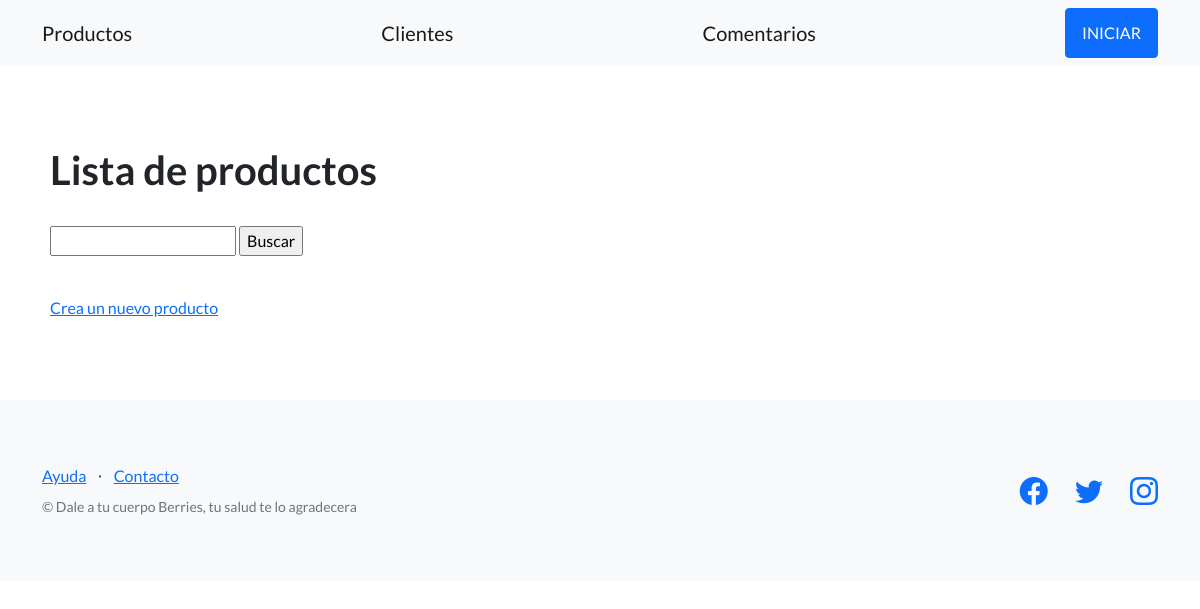
The page /compras/productos/ on the database as committed earlier.
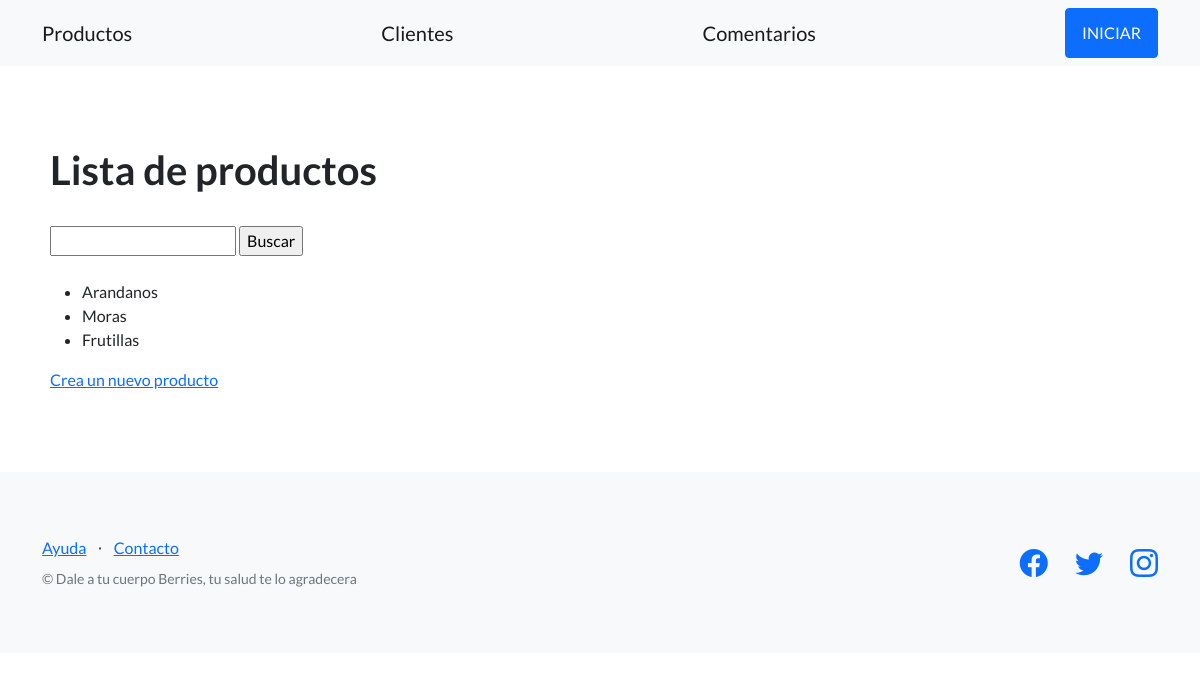
The same page on the database as committed later.
### compras_1/models.py (models this page shows)
class Productos(models.Model):
    nombre = models.CharField(max_length=256, unique=True)
    def __str__(self):
        return f"{self.nombre}"

### compras_1/views.py (the view)
# urls.py: path('productos/', listar_productos, name="listar_productos"),
def listar_productos (request):
    productos = {
        'productos': Productos.objects.all()
        }
    return render(
        request = request,
        template_name ='compras_1/lista_productos.html',
        context= productos
    )

### compras_1/templates/compras_1/lista_productos.html (shortened to what this page needs)
{% extends 'compras_1/base.html' %}
{% block contenido %}
    <h1>Lista de productos</h1>
    <br>
    <form action="{% url 'buscar_producto' %}" method="post">
      <input type="text" name="busqueda">
      <input type="submit" value="Buscar">
    </form>
  <br>
    <ul>
      {% for product in productos %}
      <li>{{product}}</li>
      {% endfor %}
    </ul>
    <a href="{% url 'crear_producto' %}">Crea un nuevo producto </a>
{% endblock contenido %}

Rows that differ between the two databases and show on the page:
added Productos: nombre "Arandanos"
added Productos: nombre "Moras"
added Productos: nombre "Frutillas"
